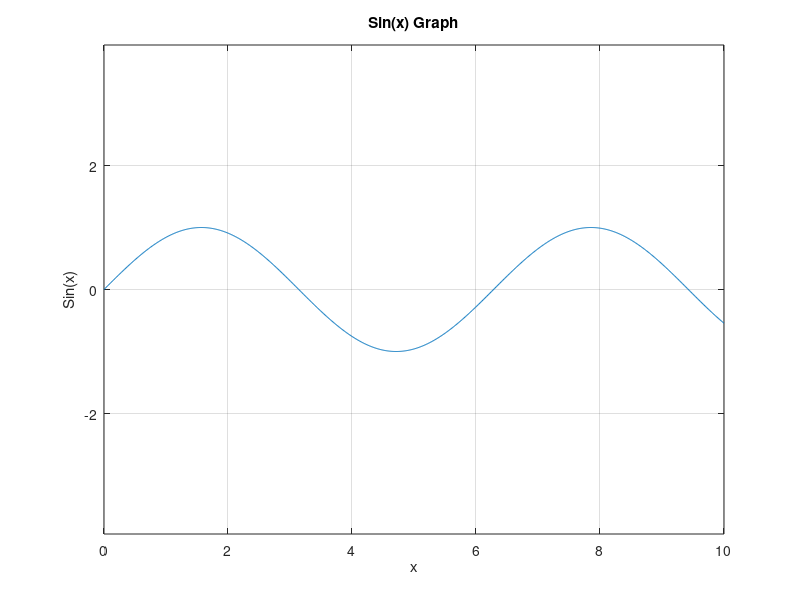

MATLAB code for this plot:
close all;
clear all;
clc
x = [0:0.01:10];
y = sin(x);
plot(x, y), xlabel('x'), ylabel('Sin(x)'), title('Sin(x) Graph'),
grid on, axis equal